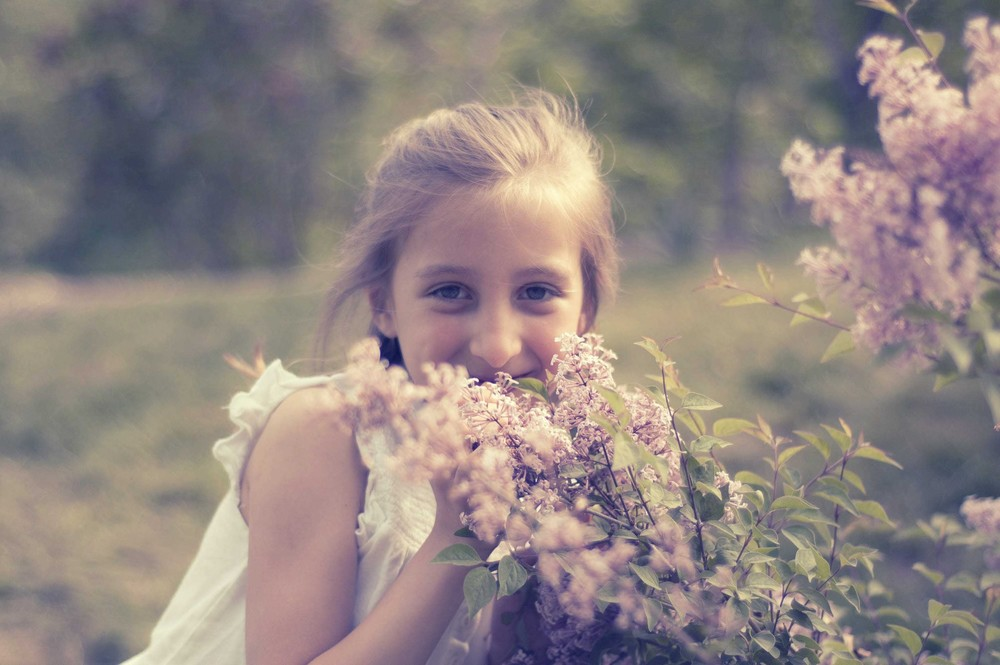
#> input picture girl.jpg, 1000 x 665 px
$ jupyter execute scipy-image.ipynb   (shell and % lines are left out)
#> lines starting #> are read from the running program, lines starting #| are printed output that depends on the picture; after the words box and inside, x2 and y2 are one past the last pixel; in counts of white or black regions, pixels touching at a corner belong together
# SciPy - Processamento de Imagens

Scipy tem uma biblioteca com várias funções para processamento de imagens, incluindo funções para filtragens linear e não-linear, morfologia binária, interpolação e medição de objetos.

Podemos trabalhar facilmente com imagens em SciPy, tanto imagens coloridas como em tons de cinza.  As imagens são armazenadas em ndarrays.

[cell 1]
import numpy as np
import matplotlib.pyplot as plt
import scipy as sp
import scipy.ndimage as ndi
from pathlib import Path
#import skimage
import PIL

[cell 2]
im1 = np.asarray(PIL.Image.open("girl.jpg"))
#> im1 is the input picture: shape (665, 1000, 3); mean R, G, B 143.9, 132.2, 129.8
im2 = np.asarray(PIL.Image.open("high_contrast.jpg"))
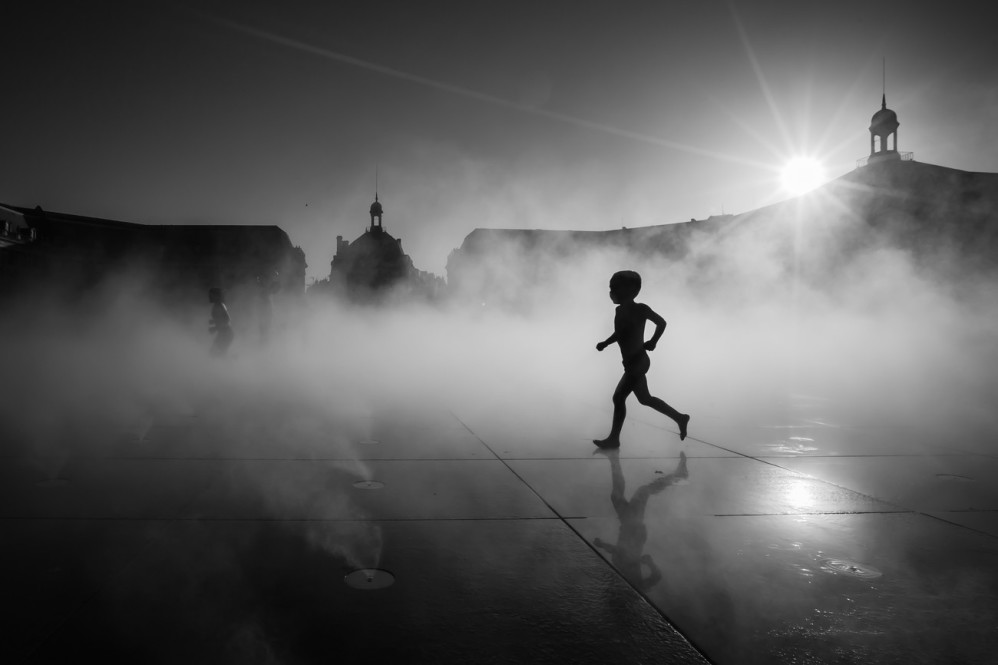
#> input picture high_contrast.jpg, 998 x 665 px
#> im2 is the input picture: shape (665, 998); min 0, max 255, mean 92.9
plt.subplot(121)
fig = plt.imshow(im1)
fig.axes.set_axis_off()
plt.subplot(122)
fig = plt.imshow(im2, cmap="gray")
fig.axes.set_axis_off()

[cell 3]
print("Dimensões da 1a imagem:", im1.shape)
#| Dimensões da 1a imagem: (665, 1000, 3)
print("Dimensões da 2a imagem:", im2.shape)
#| Dimensões da 2a imagem: (665, 998)

A imagem colorida é armazenada em ndarray com 3 dimensões, sendo a terceira de comprimento 3 ou 4, contendo cada subarray os valores para o vermelho, verde, azul e, opcionalmente, o canal de transparência.  Estas subarrays podem ser acessadas individualmente

[cell 4]
im = np.asarray(PIL.Image.open("girl.jpg"))
plt.subplot(221)
fig = plt.imshow(im)
fig.axes.set_axis_off()
plt.subplot(222)
fig = plt.imshow(im[:, :, 0], cmap="Reds")
fig.axes.set_axis_off()
plt.subplot(223)
fig = plt.imshow(im[:, :, 1], cmap="Greens")
fig.axes.set_axis_off()
plt.subplot(224)
fig = plt.imshow(im[:, :, 2], cmap="Blues")
fig.axes.set_axis_off()
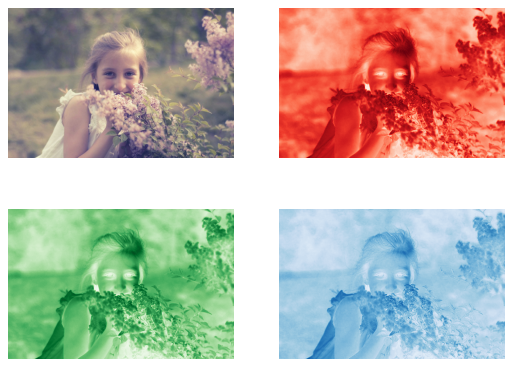
#> figure drawn by matplotlib, 4 panels

[cell 5]
im2 = im.copy()
im2 = im2.astype(np.float64)
#> im2: shape (665, 1000, 3) float64
im2[im2 > 150] *= 1.2
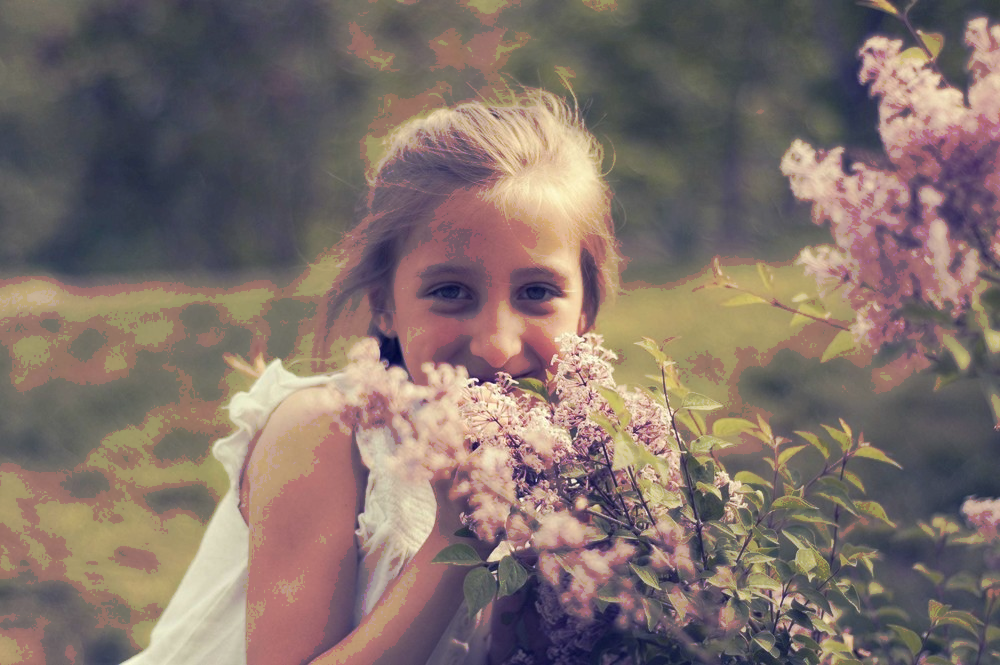
#> im2: shape (665, 1000, 3) float64; mean R, G, B 160.5, 141.8, 134.8; drawn with min black and max white
im2[im2 > 255] = 255
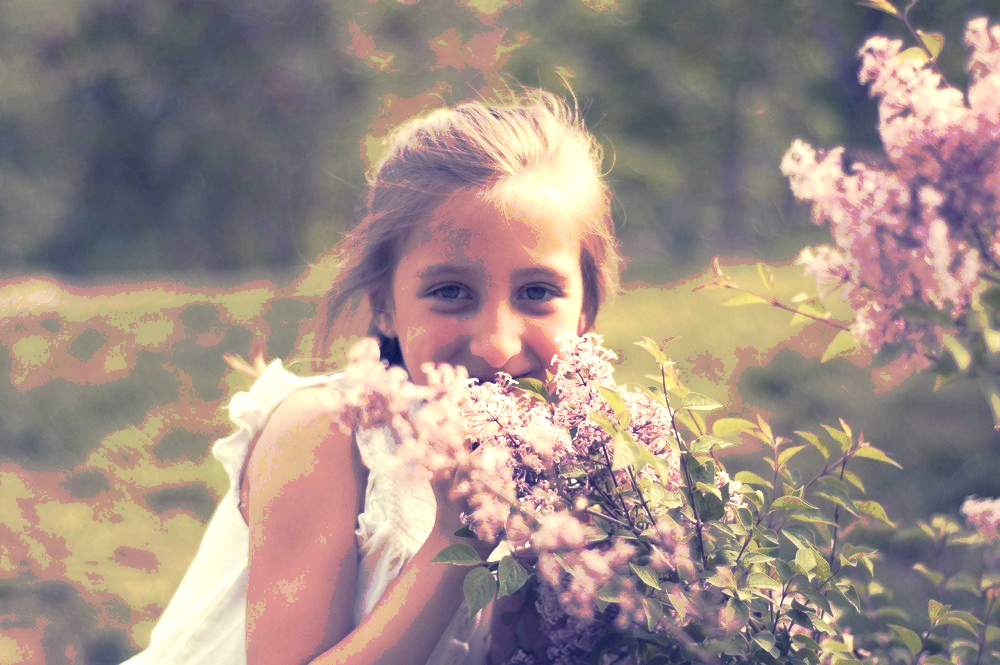
#> im2: shape (665, 1000, 3) float64; mean R, G, B 159, 141.5, 134.8
im2 = im2.astype(np.uint8)
plt.imshow(im2)

Uma imagem colorida pode ser lida automaticamente em tons de cinza através do parâmetro `flatten` da função `imread`.

[cell 6]
im1 = np.asarray(PIL.Image.open("girl.jpg"))
im2 = np.asarray(PIL.Image.open("girl.jpg").convert("L"))
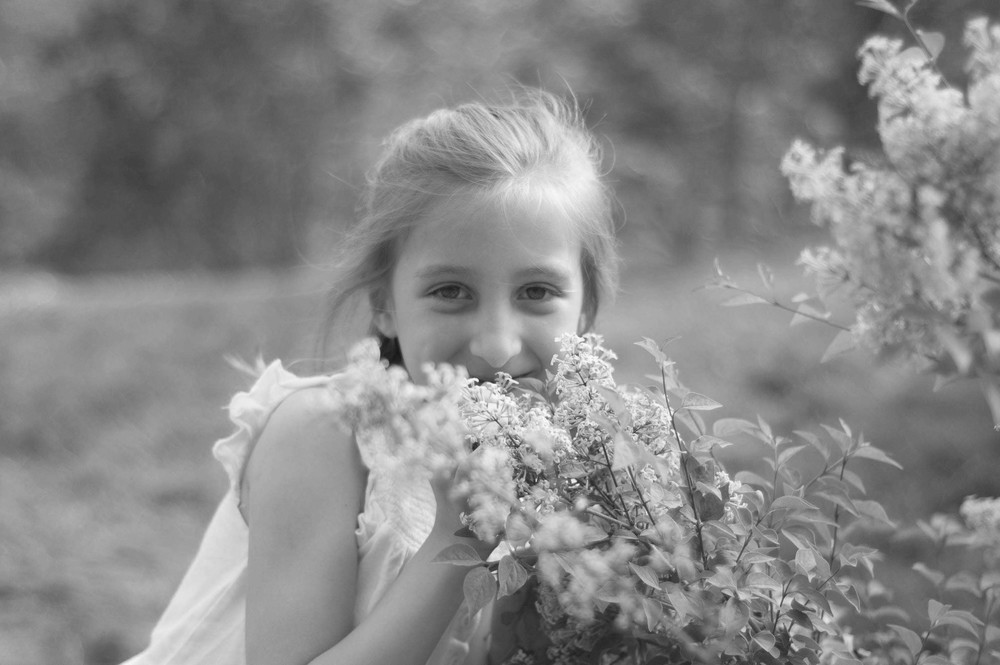
#> im2: shape (665, 1000); min 22, max 252, mean 135.4
plt.subplot(121)
fig = plt.imshow(im1)
fig.axes.set_axis_off()
plt.subplot(122)
fig = plt.imshow(im2, cmap="gray")
fig.axes.set_axis_off()

Toda imagem tem os valores de seus pixels distribuídos por uma faixa de valores.  Podemos construir um histograma desses valores para termos uma ideia de como a imagem parece.

[cell 7]
plt.subplot(211)
fig = plt.imshow(im2, cmap="gray")
fig.axes.set_axis_off()
plt.subplot(212)
_ = plt.plot(np.arange(256)/256, ndi.histogram(im2, min=0, max=255, bins=256))
#> figure, not shown here; panel 2: curve peaks at x = 0.57, y = 9364

[cell 8]
im4 = im2.copy()
im4 = (im4 - im4.min())*(255/(im4.max() - im4.min())) #"aumentar os detalhes"
plt.subplot(211)
fig = plt.imshow(im4, cmap="gray")
fig.axes.set_axis_off()
plt.subplot(212)
_ = plt.plot(np.arange(256)/256, ndi.histogram(im4, min=0, max=255, bins=256))
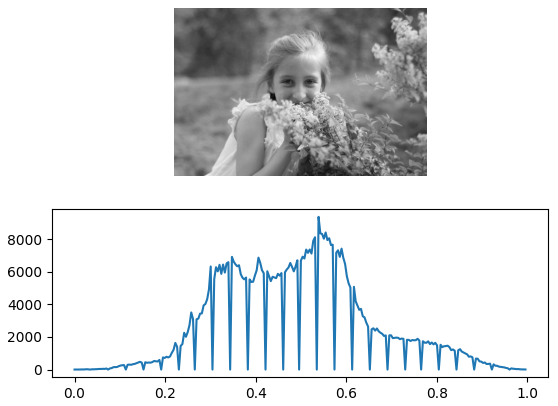
#> figure drawn by matplotlib, 2 panels; panel 2: curve peaks at x = 0.539, y = 9364

[cell 9]
im3 = im2.copy()
im3[im2[:,:] < 90] = 90
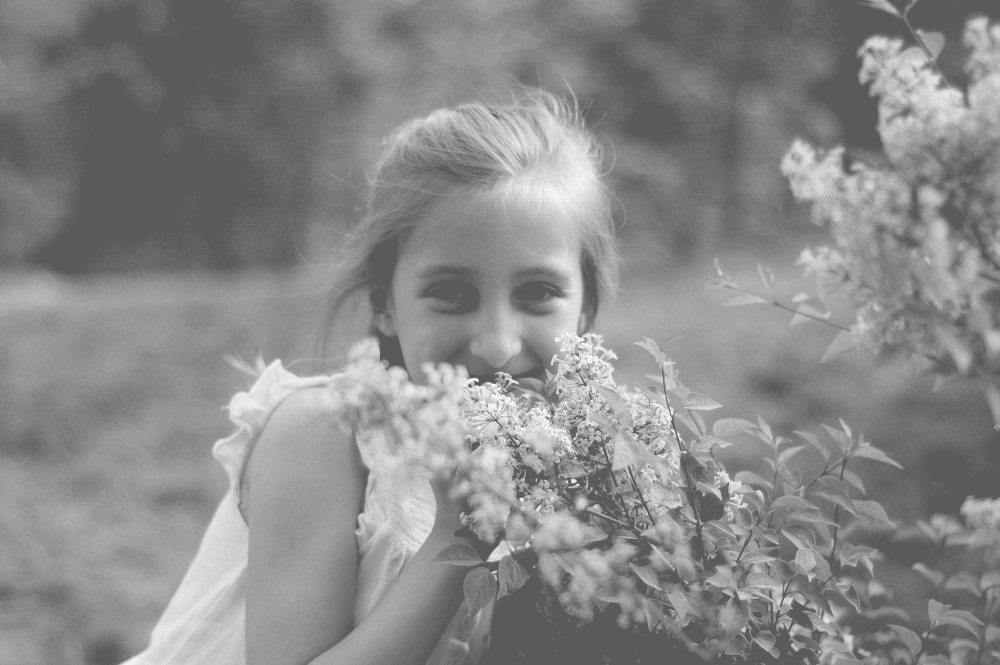
#> im3: shape (665, 1000); 8.8% of pixels changed, all inside (x1, y1, x2, y2) = (4, 0, 1000, 665)
im3[im2[:,:] > 160] = 160
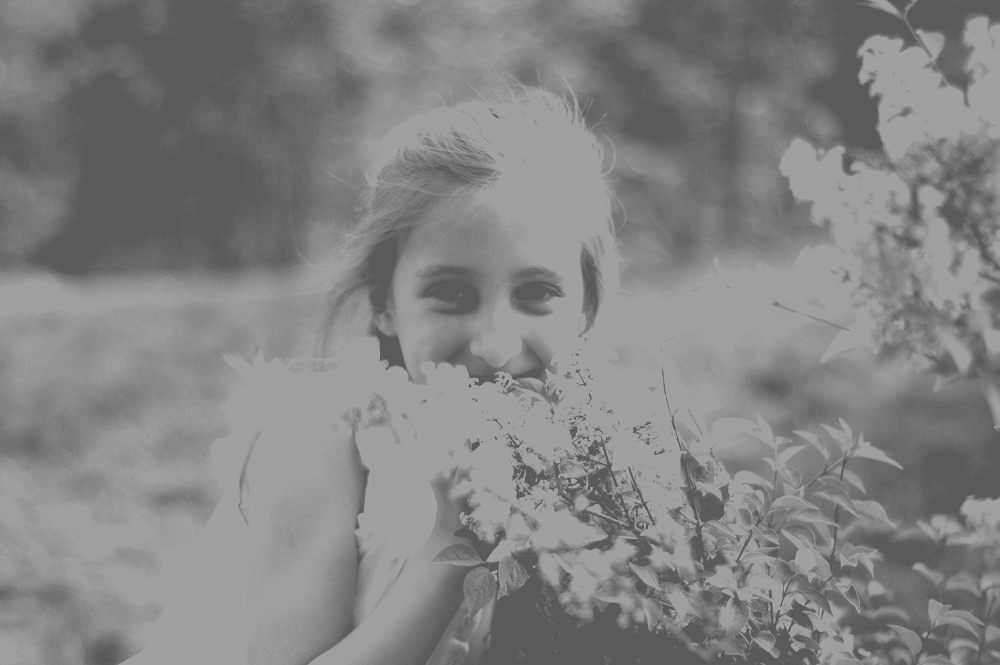
#> im3: shape (665, 1000); min 90, max 160, mean 130.8
plt.subplot(211)
fig = plt.imshow(im3, cmap="gray")
fig.axes.set_axis_off()
plt.subplot(212)
l = 159-91+1
_ = plt.plot((91 + np.arange(l))/256, ndi.histogram(im3, min=91, max=159, bins=l))
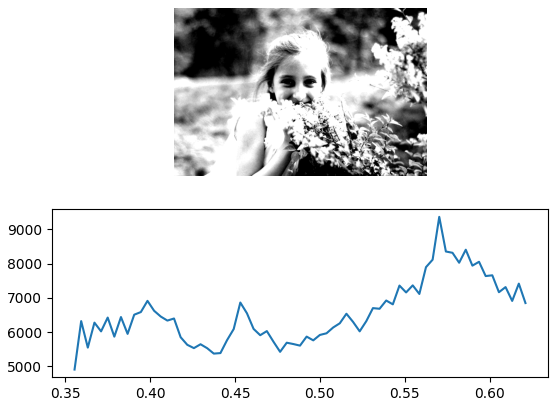
#> figure drawn by matplotlib, 2 panels; panel 2: curve peaks at x = 0.57, y = 9364
